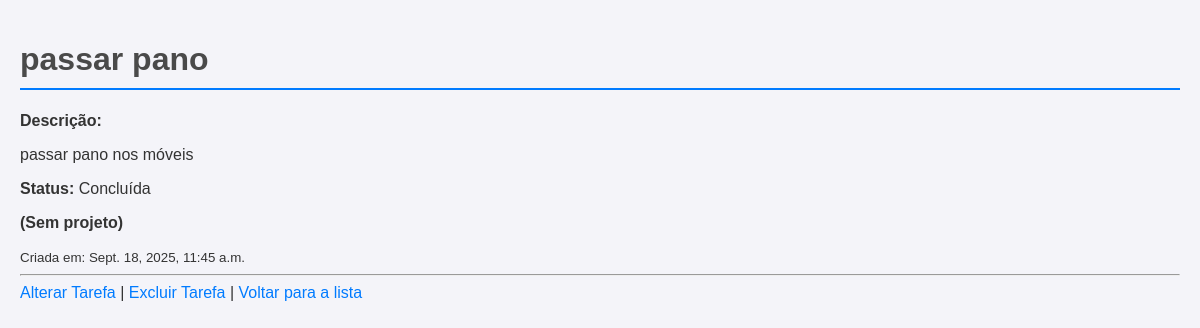
Before: /tarefas/4/ with the older database file.
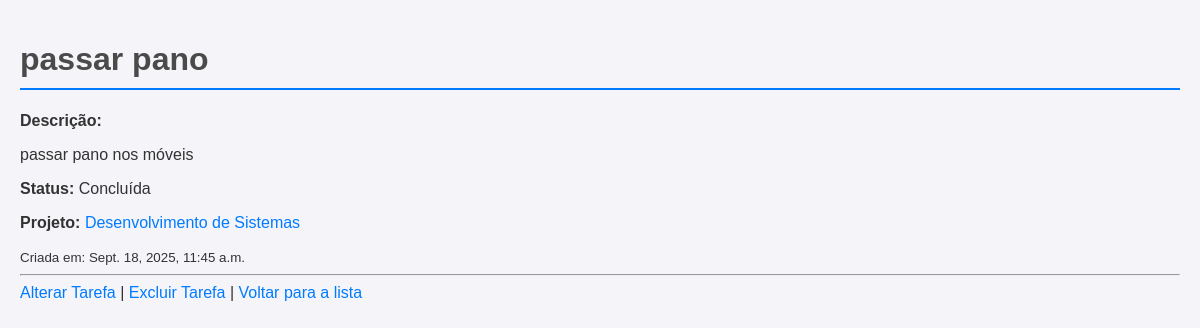
After: the same page with the newer database file.
### tarefas/models.py (models this page shows, shortened)
class Tarefa(models.Model):
    titulo = models.CharField(max_length=200)
    descricao = models.TextField(blank=True, null=True)
    data_criacao = models.DateTimeField(auto_now_add=True)
    concluida = models.BooleanField(default=False)
    projeto = models.ForeignKey(Projeto, on_delete=models.CASCADE, null=True, blank=True)

### projetos/models.py (models this page shows, shortened)
class Projeto(models.Model):
    nome = models.CharField(max_length=100)
    descricao = models.TextField(blank=True)
    data_criacao = models.DateTimeField(auto_now_add=True)

### tarefas/views.py (the view)
# urls.py: path('<int:tarefa_id>/', views.detalhe_tarefa, name='detalhe_tarefa'),
def detalhe_tarefa(request, tarefa_id):
    tarefa = get_object_or_404(Tarefa, pk=tarefa_id)
    return render(request, 'tarefas/detalhe.html', {'tarefa': tarefa})

### tarefas/templates/tarefas/detalhe.html (shortened to what this page needs)
<!DOCTYPE html>
<html lang="pt-br">
<head>
    {% load static %}
    <link rel="stylesheet" href="{% static 'detalhe/detalhe.css' %}">
</head>
<body>
    <h1>{{ tarefa.titulo }}</h1>
    <p><strong>Descrição:</strong> {{ tarefa.descricao|linebreaks }}</p>
    <p><strong>Status:</strong> {% if tarefa.concluida %}Concluída{% else %}Pendente{% endif %}</p>
    <p>{% if tarefa.projeto %}
        <strong>Projeto:</strong>
        <a href="{% url 'detalhe_projeto' tarefa.projeto.id %}">
            {{ tarefa.projeto.nome }}
        </a>
        {% else %}
        <strong>(Sem projeto)</strong>
        {% endif %}
    </p>
    <small>Criada em: {{ tarefa.data_criacao }}</small>
    <hr>
    <a href="{% url 'alterar_tarefa' tarefa.id %}">Alterar Tarefa</a> |
    <a href="{% url 'excluir_tarefa' tarefa.id %}">Excluir Tarefa</a> |
    <a href="{% url 'lista_tarefas' %}">Voltar para a lista</a>
</body>
</html>

Changed rows visible on the page:
changed Tarefa "passar pano": projeto_id empty → 1 (drawn); projeto.nome (not shown) → "Desenvolvimento de Sistemas"
Other visible differences:
text no longer shown: "(Sem projeto)"
text now shown: "Projeto:"
